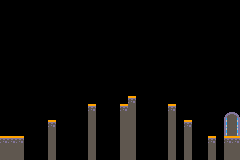

Rendered tile map (Tiled .tmx) drawn with the repository's tilesets; below, a short description and the full map source, tile grids included:
An orthogonal 30x20 tile map with 8x8 px tiles, 3 tile layers (other, ground, door).

<map version="1.10" tiledversion="1.11.2" orientation="orthogonal" renderorder="right-down" width="30" height="20" tilewidth="8" tileheight="8" infinite="0" nextlayerid="4" nextobjectid="1">
 <tileset firstgid="1" source="tilemap.tsx" />
 <layer id="2" name="other" width="30" height="20">
  <data encoding="csv">
0,0,0,0,0,0,0,0,0,0,0,0,0,0,0,0,0,0,0,0,0,0,0,0,0,0,0,0,0,0,
0,0,0,0,0,0,0,0,0,0,0,0,0,0,0,0,0,0,0,0,0,0,0,0,0,0,0,0,0,0,
0,0,0,0,0,0,0,0,0,0,0,0,0,0,0,0,0,0,0,0,0,0,0,0,0,0,0,0,0,0,
0,0,0,0,0,0,0,0,0,0,0,0,0,0,0,0,0,0,0,0,0,0,0,0,0,0,0,0,0,0,
0,0,0,0,0,0,0,0,0,0,0,0,0,0,0,0,0,0,0,0,0,0,0,0,0,0,0,0,0,0,
0,0,0,0,0,0,0,0,0,0,0,0,0,0,0,0,0,0,0,0,0,0,0,0,0,0,0,0,0,0,
0,0,0,0,0,0,0,0,0,0,0,0,0,0,0,0,0,0,0,0,0,0,0,0,0,0,0,0,0,0,
0,0,0,0,0,0,0,0,0,0,0,0,0,0,0,0,0,0,0,0,0,0,0,0,0,0,0,0,0,0,
0,0,0,0,0,0,0,0,0,0,0,0,0,0,0,0,0,0,0,0,0,0,0,0,0,0,0,0,0,0,
0,0,0,0,0,0,0,0,0,0,0,0,0,0,0,0,0,0,0,0,0,0,0,0,0,0,0,0,0,0,
0,0,0,0,0,0,0,0,0,0,0,0,0,0,0,0,0,0,0,0,0,0,0,0,0,0,0,0,0,0,
0,0,0,0,0,0,0,0,0,0,0,0,0,0,0,0,0,0,0,0,0,0,0,0,0,0,0,0,0,0,
0,0,0,0,0,0,0,0,0,0,0,0,0,0,0,0,0,0,0,0,0,0,0,0,0,0,0,0,0,0,
0,0,0,0,0,0,0,0,0,0,0,0,0,0,0,0,3,0,0,0,0,0,0,0,0,0,0,0,0,0,
0,0,0,0,0,0,0,0,0,0,0,3,0,0,0,3,3,0,0,0,0,3,0,0,0,0,0,0,0,0,
0,0,0,0,0,0,0,0,0,0,0,3,0,0,0,3,3,0,0,0,0,3,0,0,0,0,0,0,0,0,
0,0,0,0,0,0,3,0,0,0,0,3,0,0,0,3,3,0,0,0,0,3,0,3,0,0,0,0,0,0,
0,0,0,0,0,0,3,0,0,0,0,3,0,0,0,3,3,0,0,0,0,3,0,3,0,0,0,0,0,0,
3,3,3,0,0,0,3,0,0,0,0,3,0,0,0,3,3,0,0,0,0,3,0,3,0,0,3,0,3,3,
3,3,3,0,0,0,3,0,0,0,0,3,0,0,0,3,3,0,0,0,0,3,0,3,0,0,3,0,3,3
</data>
 </layer>
 <layer id="1" name="ground" width="30" height="20">
  <data encoding="csv">
0,0,0,0,0,0,0,0,0,0,0,0,0,0,0,0,0,0,0,0,0,0,0,0,0,0,0,0,0,0,
0,0,0,0,0,0,0,0,0,0,0,0,0,0,0,0,0,0,0,0,0,0,0,0,0,0,0,0,0,0,
0,0,0,0,0,0,0,0,0,0,0,0,0,0,0,0,0,0,0,0,0,0,0,0,0,0,0,0,0,0,
0,0,0,0,0,0,0,0,0,0,0,0,0,0,0,0,0,0,0,0,0,0,0,0,0,0,0,0,0,0,
0,0,0,0,0,0,0,0,0,0,0,0,0,0,0,0,0,0,0,0,0,0,0,0,0,0,0,0,0,0,
0,0,0,0,0,0,0,0,0,0,0,0,0,0,0,0,0,0,0,0,0,0,0,0,0,0,0,0,0,0,
0,0,0,0,0,0,0,0,0,0,0,0,0,0,0,0,0,0,0,0,0,0,0,0,0,0,0,0,0,0,
0,0,0,0,0,0,0,0,0,0,0,0,0,0,0,0,0,0,0,0,0,0,0,0,0,0,0,0,0,0,
0,0,0,0,0,0,0,0,0,0,0,0,0,0,0,0,0,0,0,0,0,0,0,0,0,0,0,0,0,0,
0,0,0,0,0,0,0,0,0,0,0,0,0,0,0,0,0,0,0,0,0,0,0,0,0,0,0,0,0,0,
0,0,0,0,0,0,0,0,0,0,0,0,0,0,0,0,0,0,0,0,0,0,0,0,0,0,0,0,0,0,
0,0,0,0,0,0,0,0,0,0,0,0,0,0,0,0,0,0,0,0,0,0,0,0,0,0,0,0,0,0,
0,0,0,0,0,0,0,0,0,0,0,0,0,0,0,0,35,0,0,0,0,0,0,0,0,0,0,0,0,0,
0,0,0,0,0,0,0,0,0,0,0,35,0,0,0,35,0,0,0,0,0,35,0,0,0,0,0,0,0,0,
0,0,0,0,0,0,0,0,0,0,0,0,0,0,0,0,0,0,0,0,0,0,0,0,0,0,0,0,0,0,
0,0,0,0,0,0,35,0,0,0,0,0,0,0,0,0,0,0,0,0,0,0,0,35,0,0,0,0,0,0,
0,0,0,0,0,0,0,0,0,0,0,0,0,0,0,0,0,0,0,0,0,0,0,0,0,0,0,0,0,0,
35,35,35,0,0,0,0,0,0,0,0,0,0,0,0,0,0,0,0,0,0,0,0,0,0,0,35,0,35,35,
0,0,0,0,0,0,0,0,0,0,0,0,0,0,0,0,0,0,0,0,0,0,0,0,0,0,0,0,0,0,
0,0,0,0,0,0,0,0,0,0,0,0,0,0,0,0,0,0,0,0,0,0,0,0,0,0,0,0,0,0
</data>
 </layer>
 <layer id="3" name="door" width="30" height="20">
  <data encoding="csv">
0,0,0,0,0,0,0,0,0,0,0,0,0,0,0,0,0,0,0,0,0,0,0,0,0,0,0,0,0,0,
0,0,0,0,0,0,0,0,0,0,0,0,0,0,0,0,0,0,0,0,0,0,0,0,0,0,0,0,0,0,
0,0,0,0,0,0,0,0,0,0,0,0,0,0,0,0,0,0,0,0,0,0,0,0,0,0,0,0,0,0,
0,0,0,0,0,0,0,0,0,0,0,0,0,0,0,0,0,0,0,0,0,0,0,0,0,0,0,0,0,0,
0,0,0,0,0,0,0,0,0,0,0,0,0,0,0,0,0,0,0,0,0,0,0,0,0,0,0,0,0,0,
0,0,0,0,0,0,0,0,0,0,0,0,0,0,0,0,0,0,0,0,0,0,0,0,0,0,0,0,0,0,
0,0,0,0,0,0,0,0,0,0,0,0,0,0,0,0,0,0,0,0,0,0,0,0,0,0,0,0,0,0,
0,0,0,0,0,0,0,0,0,0,0,0,0,0,0,0,0,0,0,0,0,0,0,0,0,0,0,0,0,0,
0,0,0,0,0,0,0,0,0,0,0,0,0,0,0,0,0,0,0,0,0,0,0,0,0,0,0,0,0,0,
0,0,0,0,0,0,0,0,0,0,0,0,0,0,0,0,0,0,0,0,0,0,0,0,0,0,0,0,0,0,
0,0,0,0,0,0,0,0,0,0,0,0,0,0,0,0,0,0,0,0,0,0,0,0,0,0,0,0,0,0,
0,0,0,0,0,0,0,0,0,0,0,0,0,0,0,0,0,0,0,0,0,0,0,0,0,0,0,0,0,0,
0,0,0,0,0,0,0,0,0,0,0,0,0,0,0,0,0,0,0,0,0,0,0,0,0,0,0,0,0,0,
0,0,0,0,0,0,0,0,0,0,0,0,0,0,0,0,0,0,0,0,0,0,0,0,0,0,0,0,0,0,
0,0,0,0,0,0,0,0,0,0,0,0,0,0,0,0,0,0,0,0,0,0,0,0,0,0,0,0,104,105,
0,0,0,0,0,0,0,0,0,0,0,0,0,0,0,0,0,0,0,0,0,0,0,0,0,0,0,0,119,120,
0,0,0,0,0,0,0,0,0,0,0,0,0,0,0,0,0,0,0,0,0,0,0,0,0,0,0,0,119,120,
0,0,0,0,0,0,0,0,0,0,0,0,0,0,0,0,0,0,0,0,0,0,0,0,0,0,0,0,0,0,
0,0,0,0,0,0,0,0,0,0,0,0,0,0,0,0,0,0,0,0,0,0,0,0,0,0,0,0,0,0,
0,0,0,0,0,0,0,0,0,0,0,0,0,0,0,0,0,0,0,0,0,0,0,0,0,0,0,0,0,0
</data>
 </layer>
</map>
